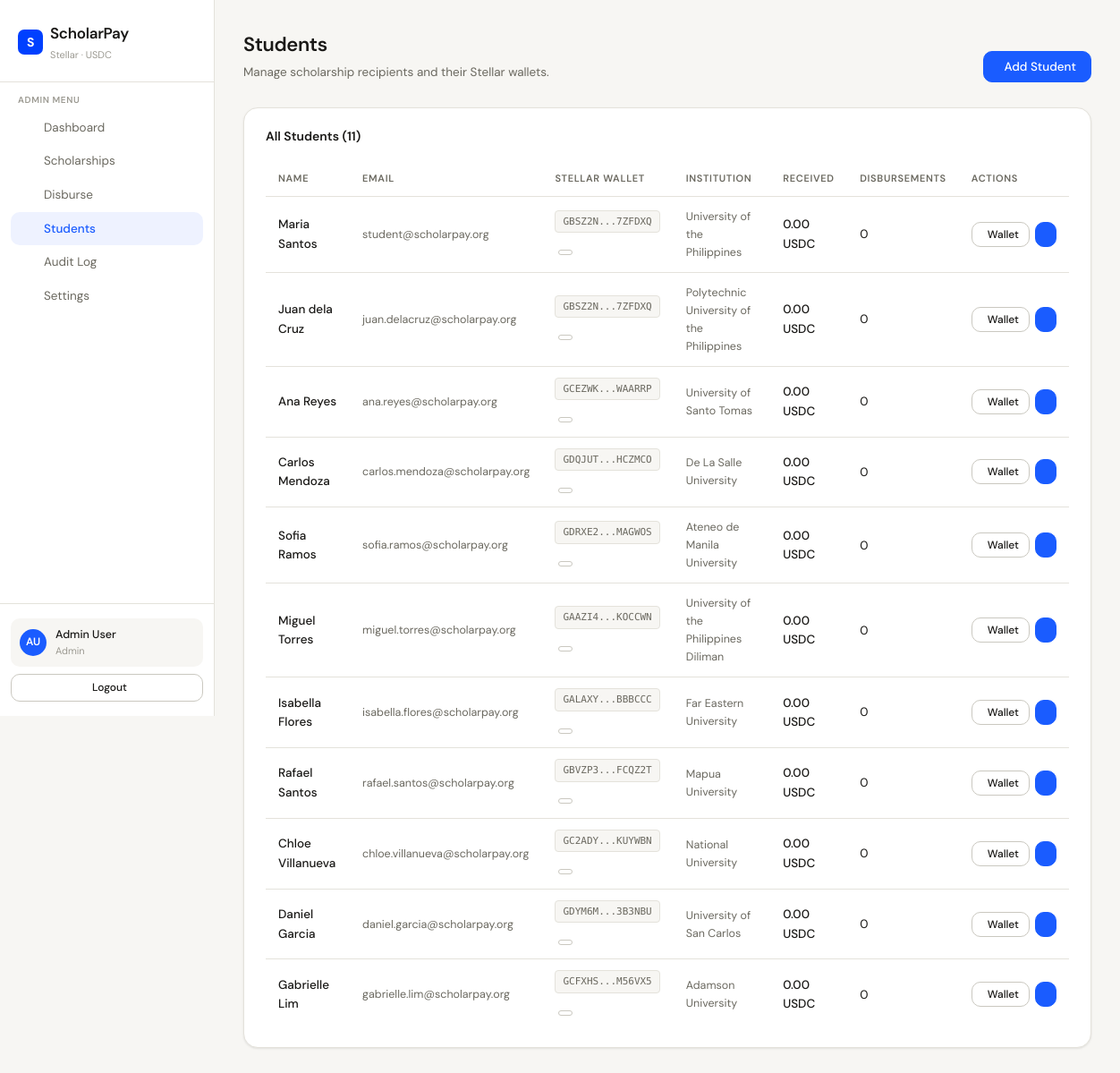
The app's page /admin/students.php (signed in) with its own data.
### tables this page shows
CREATE TABLE IF NOT EXISTS users (
    id INT AUTO_INCREMENT PRIMARY KEY,
    name VARCHAR(150) NOT NULL,
    email VARCHAR(150) NOT NULL UNIQUE,
    password VARCHAR(255) NOT NULL,
    role ENUM('admin', 'student') NOT NULL DEFAULT 'student',
    stellar_address VARCHAR(60) NULL COMMENT 'Stellar wallet public key',
    institution VARCHAR(200) NULL,
    created_at TIMESTAMP DEFAULT CURRENT_TIMESTAMP,
    updated_at TIMESTAMP DEFAULT CURRENT_TIMESTAMP ON UPDATE CURRENT_TIMESTAMP
);

### admin/students.php (the view, shortened to what this page needs)
<?php
require_once ROOT . '/includes/layout.php';
$db = getDB();
$students = $db->query("
    SELECT u.*,
           (SELECT COUNT(*) FROM disbursements WHERE student_id = u.id AND status='confirmed') AS disbursement_count,
           (SELECT COALESCE(SUM(amount),0) FROM disbursements WHERE student_id = u.id AND status='confirmed') AS total_received
    FROM users u WHERE role='student'
    ORDER BY u.created_at DESC
")->fetchAll();
?>
<div class="page-header" style="display:flex;justify-content:space-between;align-items:flex-end">
  <div>
    <h1 class="page-title">Students</h1>
    <p class="page-subtitle">Manage scholarship recipients and their Stellar wallets.</p>
  </div>
  <button class="btn btn-primary" onclick="toggleForm('add-form')">
    <i class="ti ti-user-plus"></i> Add Student
  </button>
</div>
<div class="card">
  <div class="card-header">
    <span class="card-title">All Students (<?= count($students) ?>)</span>
  </div>
  <?php if (empty($students)): ?>
    <div class="empty-state">
      <div class="empty-icon"><i class="ti ti-users"></i></div>
      <p>No students yet. Add your first student above.</p>
    </div>
  <?php else: ?>
  <div class="table-wrap">
    <table>
      <thead>
        <tr>
          <th>Name</th>
          <th>Email</th>
          <th>Stellar Wallet</th>
          <th>Institution</th>
          <th>Received</th>
          <th>Disbursements</th>
          <th>Actions</th>
        </tr>
      </thead>
      <tbody>
        <?php foreach ($students as $st): ?>
        <tr>
          <td style="font-weight:500"><?= htmlspecialchars($st['name']) ?></td>
          <td style="font-size:12.5px;color:var(--text-muted)"><?= htmlspecialchars($st['email']) ?></td>
          <td>
            <?php if ($st['stellar_address']): ?>
              <span data-stellar="<?= htmlspecialchars($st['stellar_address']) ?>"></span>
            <?php else: ?>
              <span style="color:var(--warning);font-size:12px"><i class="ti ti-alert-triangle"></i> No wallet</span>
            <?php endif; ?>
          </td>
          <td style="font-size:12.5px;color:var(--text-muted)"><?= htmlspecialchars($st['institution'] ?? '—') ?></td>
          <td style="font-weight:500"><?= number_format($st['total_received']/10000000,2) ?> USDC</td>
          <td><?= $st['disbursement_count'] ?></td>
          <td>
            <div style="display:flex;gap:6px">
              <button class="btn btn-sm btn-outline" onclick="openWalletEdit(<?= $st['id'] ?>, '<?= htmlspecialchars($st['stellar_address'] ?? '') ?>', '<?= htmlspecialchars($st['name']) ?>')">
                <i class="ti ti-wallet"></i> Wallet
              </button>
              <a href="/scholarpay/admin/disburse.php" class="btn btn-sm btn-primary">
              </a>
            </div>
          </td>
        </tr>
        <?php endforeach; ?>
      </tbody>
    </table>
  </div>
  <?php endif; ?>
</div>

### assets/css/app.css (style rules this page uses)
:root { --bg: #f7f6f3; --surface: #ffffff; --border: #e4e2db; --border-mid: #cac8c0; --text: #1a1917; --text-muted: #6b6960; --text-hint: #9c9a92; --accent: #1a5cff; --accent-bg: #eef2ff; --accent-dim: #dae2ff; --success: #16a34a; --success-bg: #f0fdf4; --danger: #dc2626; --danger-bg: #fef2f2; --warning: #d97706; --warning-bg: #fffbeb; --stellar: #0040ff; --usdc: #2775ca; --radius: 10px; --radius-lg: 16px; --shadow: 0 1px 3px rgba(0,0,0,0.06), 0 1px 2px rgba(0,0,0,0.04); --shadow-md: 0 4px 16px rgba(0,0,0,0.08); --font: 'DM Sans', sans-serif; --mono: 'DM Mono', monospace; }
* { box-sizing: border-box; margin: 0; padding: 0; }
html { font-size: 15px; }
body { font-family: var(--font); background: var(--bg); color: var(--text); line-height: 1.6; min-height: 100vh; }
.page-header { margin-bottom: 28px; }
.page-title { font-size: 22px; font-weight: 600; letter-spacing: -0.4px; color: var(--text); }
.page-subtitle { font-size: 13.5px; color: var(--text-muted); margin-top: 3px; }
.card { background: var(--surface); border: 1px solid var(--border); border-radius: var(--radius-lg); padding: 20px 24px; box-shadow: var(--shadow); }
.card-header { display: flex; align-items: center; justify-content: space-between; margin-bottom: 18px; }
.card-title { font-size: 14px; font-weight: 600; color: var(--text); }
.table-wrap { overflow-x: auto; }
table { width: 100%; border-collapse: collapse; font-size: 13.5px; }
thead th { text-align: left; padding: 10px 14px; font-size: 11px; font-weight: 600; text-transform: uppercase; letter-spacing: 0.06em; color: var(--text-muted); border-bottom: 1px solid var(--border); white-space: nowrap; }
tbody td { padding: 12px 14px; border-bottom: 1px solid var(--border); vertical-align: middle; }
tbody tr:last-child td { border-bottom: none; }
.btn { display: inline-flex; align-items: center; justify-content: center; gap: 6px; padding: 8px 16px; border-radius: var(--radius); font-size: 13.5px; font-weight: 500; font-family: var(--font); cursor: pointer; border: 1px solid transparent; transition: all 0.12s; text-decoration: none; white-space: nowrap; }
.btn-primary { background: var(--accent); color: white; border-color: var(--accent); }
.btn-outline { background: white; color: var(--text); border-color: var(--border-mid); }
.btn-sm { padding: 5px 11px; font-size: 12px; }

### records on screen
users: name "Maria Santos", email "student@scholarpay.org", institution "University of the Philippines", total_received "0.00", disbursement_count "0"
users: name "Juan dela Cruz", email "juan.delacruz@scholarpay.org", institution "Polytechnic University of the Philippines", total_received "0.00", disbursement_count "0"
users: name "Ana Reyes", email "ana.reyes@scholarpay.org", institution "University of Santo Tomas", total_received "0.00", disbursement_count "0"
users: name "Carlos Mendoza", email "carlos.mendoza@scholarpay.org", institution "De La Salle University", total_received "0.00", disbursement_count "0"
users: name "Sofia Ramos", email "sofia.ramos@scholarpay.org", institution "Ateneo de Manila University", total_received "0.00", disbursement_count "0"
users: name "Miguel Torres", email "miguel.torres@scholarpay.org", institution "University of the Philippines Diliman", total_received "0.00", disbursement_count "0"
users: name "Isabella Flores", email "isabella.flores@scholarpay.org", institution "Far Eastern University", total_received "0.00", disbursement_count "0"
users: name "Rafael Santos", email "rafael.santos@scholarpay.org", institution "Mapua University", total_received "0.00", disbursement_count "0"
users: name "Chloe Villanueva", email "chloe.villanueva@scholarpay.org", institution "National University", total_received "0.00", disbursement_count "0"
users: name "Daniel Garcia", email "daniel.garcia@scholarpay.org", institution "University of San Carlos", total_received "0.00", disbursement_count "0"
users: name "Gabrielle Lim", email "gabrielle.lim@scholarpay.org", institution "Adamson University", total_received "0.00", disbursement_count "0"

### other values on screen
$roleLabel "ADMIN"
$label "Dashboard"
$label "Scholarships"
$label "Disburse"
$label "Students"
$label "Audit Log"
$label "Settings"
$initials "AU"
$user['name'] "Admin User"
$user['role'] "Admin"
count($students) "11"
